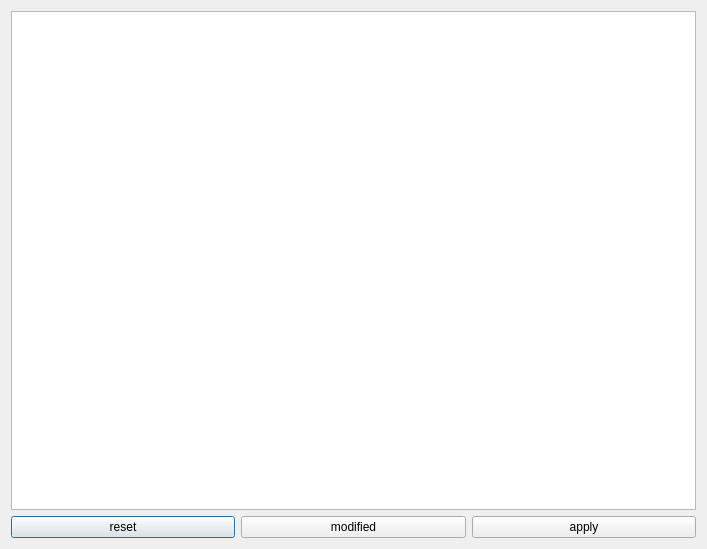
<?xml version="1.0" encoding="UTF-8"?>
<ui version="4.0">
 <class>Dialog</class>
 <widget class="QDialog" name="Dialog">
  <property name="geometry">
   <rect>
    <x>0</x>
    <y>0</y>
    <width>707</width>
    <height>549</height>
   </rect>
  </property>
  <property name="windowTitle">
   <string>Dialog</string>
  </property>
  <layout class="QVBoxLayout" name="verticalLayout">
   <item>
    <widget class="CustomTableView" name="tableView"/>
   </item>
   <item>
    <layout class="QHBoxLayout" name="horizontalLayout">
     <item>
      <widget class="QPushButton" name="resetBtn">
       <property name="text">
        <string>reset</string>
       </property>
      </widget>
     </item>
     <item>
      <widget class="QPushButton" name="modifiedBtn">
       <property name="text">
        <string>modified</string>
       </property>
      </widget>
     </item>
     <item>
      <widget class="QPushButton" name="applyBtn">
       <property name="text">
        <string>apply</string>
       </property>
      </widget>
     </item>
    </layout>
   </item>
  </layout>
 </widget>
 <customwidgets>
  <customwidget>
   <class>CustomTableView</class>
   <extends>QTableView</extends>
   <header>_browser.h</header>
  </customwidget>
 </customwidgets>
 <resources>
  <include location="ui.qrc"/>
 </resources>
 <connections/>
</ui>
